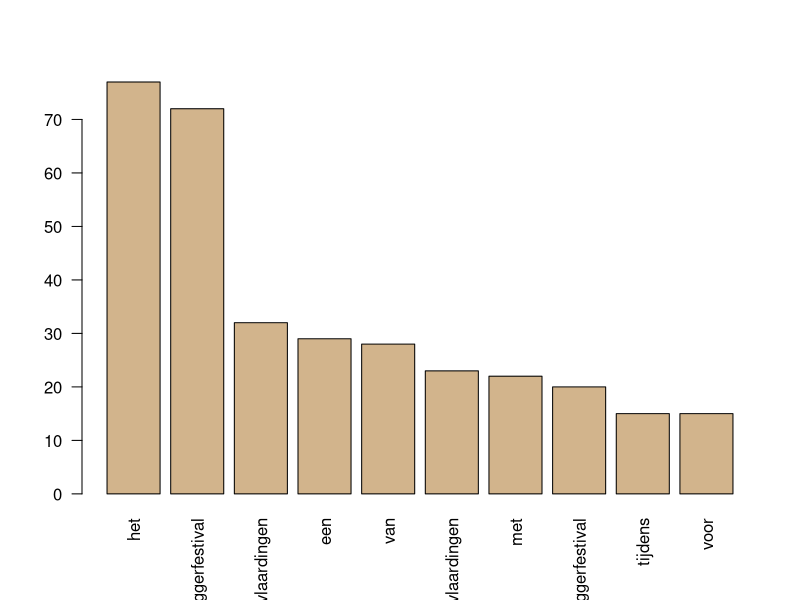

The R source for this figure: (Note: this script raises an error after producing the figure.)
packages <- function(x){
  x<-as.character(match.call()[[2]])
  if (!require(x,character.only=TRUE)){
    install.packages(pkgs=x, repos="file:///Y:/miniCRAN", lib = "file:///C:/Program Files/Microsoft/R Client/R_SERVER/library")
    require(x,character.only=TRUE)
  }
}

packages(tm)
packages(qdap)

# Read the twitter file
setwd("C:/BiData")
tweets <- read.csv2("TweetsLoggerFestival.csv", stringsAsFactors = FALSE)
# Transform date fields into dates
tweets$tweet_timestamp <- as.POSIXct(tweets$tweet_timestamp)
# Select tweets from this year only
tweets.2017 <- tweets[tweets$tweet_timestamp >= format.Date("2017-01-1"),]
# tweets.old <- tweets[tweets$tweet_timestamp < format.Date("2017-01-1"),]
# Make a vector source: coffee_source
tweet.source <- VectorSource(tweets.2017$tweet_text)
# Make a volatile corpus: coffee_corpus
tweet.corpus <- VCorpus(tweet.source)
# Apply various preprocessing functions
tm_map(tweet.corpus, removePunctuation)
tm_map(tweet.corpus, stripWhitespace)
tm_map(tweet.corpus, removeNumbers)
tm_map(tweet.corpus, content_transformer(tolower))
tm_map(tweet.corpus, removeWords, stopwords("dutch"))
# Create a Term Document Matrix
tweet.tdm <- TermDocumentMatrix(tweet.corpus)
# Convert to regular Matrix
tweet.m   <- as.matrix(tweet.tdm)
term.freq <- rowSums(tweet.m)
term.freq <- sort(term.freq, decreasing = TRUE)
barplot(term.freq[1:10], col = "tan", las = 2)


# Method 2
tweets_qd <- tweets.2017$tweet_text
tweets_qd1 <- tolower(tweets_qd)
tweets_qd2 <- replace_abbreviation(tweets_qd1)
tweets_qd3 <- replace_contraction(tweets_qd2)
tweets_qd4 <- replace_number(tweets_qd3)
tweets_qd5 <- replace_ordinal(tweets_qd4)
tweets_qd6 <- replace_symbol(tweets_qd5)
tweets_qd7 <- removeWords(tweets_qd6, stopwords("dutch"))
tweets_freq <- termFreq(tweets_qd7)
tweets_frq1 <- sort(tweets_freq, decreasing = TRUE)
barplot(tweets_frq1[1:10], col = "tan", las = 2)
tweets_df <- data.frame(term = names(tweets_frq1), num = tweets_frq1)
wordcloud::wordcloud(tweets_df$term, tweets_df$num.Freq, max.words = 100, colors = "red")
